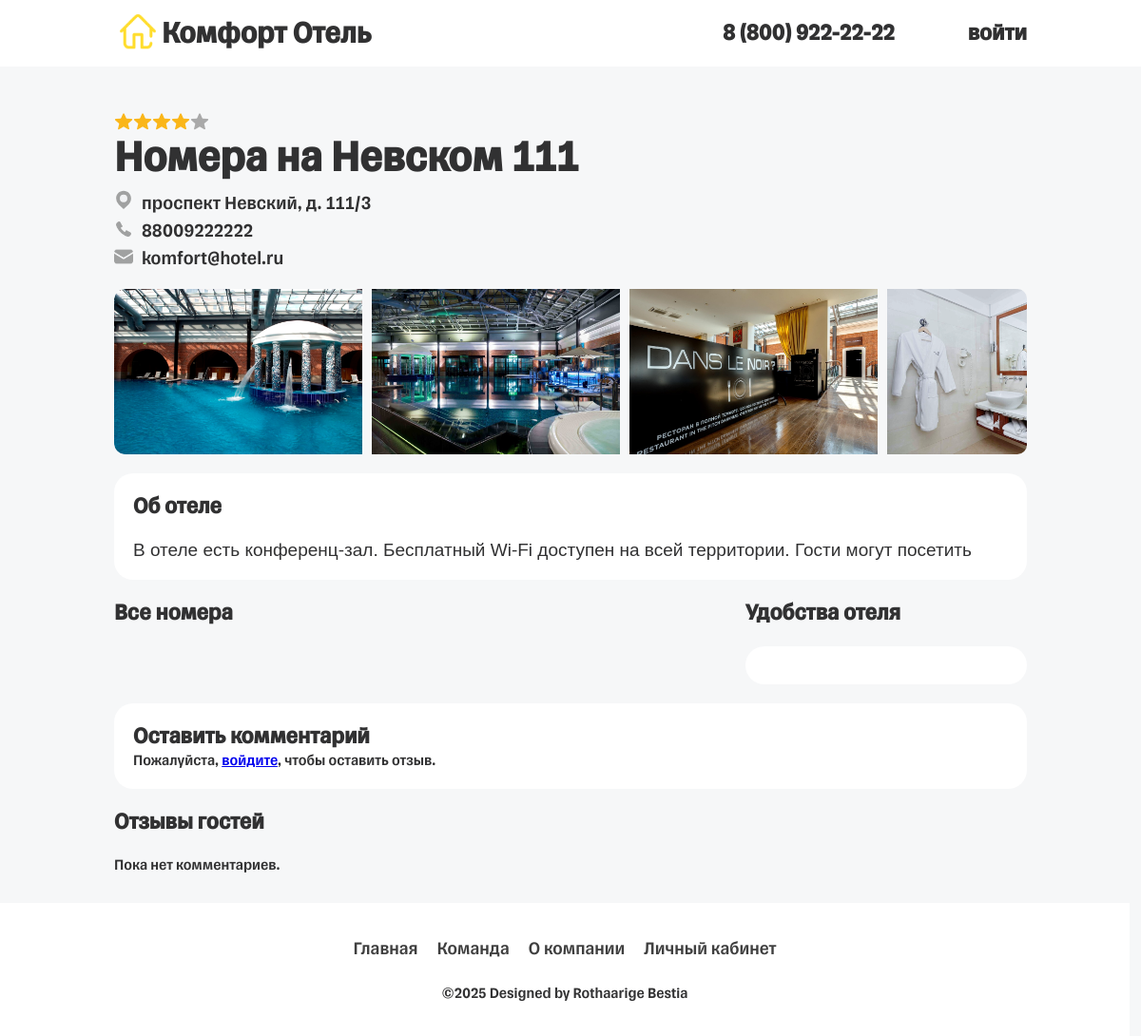
Page /hotel/4/ on the committed database.
### product/models.py (models this page shows, shortened)
class Hotel(models.Model):
    RATING_CHOICES = [
        (0, '0'),
        (1, '1'),
        (2, '2'),
        (3, '3'),
        (4, '4'),
        (5, '5'),
    ]
    name = models.CharField('Название', max_length=50)
    address = models.CharField('Адрес', max_length=50)
    contact_phone = models.CharField('Контактный номер', max_length=11)
    email = models.CharField('Email', max_length=100)
    description = models.TextField('Описание', max_length=600)
    rating = models.IntegerField(choices=RATING_CHOICES)
    foto1 = models.CharField('Фото1')
    foto2 = models.CharField('Фото2')
    foto3 = models.CharField('Фото3')
    foto4 = models.CharField('Фото4')
    foto5 = models.CharField('Фото5')
    class Meta:
        verbose_name = 'Отель'
        verbose_name_plural = 'Отели'

### product/views.py (the view, shortened to what this page needs)
# urls.py: path('hotel/<int:id>/', views.hotel_info, name='hotel_info'),
def hotel_info(request, id):
    hotel = get_object_or_404(Hotel, id=id)
    rooms = Room.objects.filter(hotel_id=hotel.id)
    client = None
    if request.user.is_authenticated:
        try:
            client = request.user.clients
        except User.clients.RelatedObjectDoesNotExist:
            pass
    comments = Reviews_and_ratings.objects.filter(hotel_id=hotel).order_by('-date')
    amenities_set = set()
    context = {
        'hotel': hotel,
        'rooms': rooms,
        'client': client,
        'comments': comments,
        'amenities_set': amenities_set,
    }
    return render(request, 'hotel/hotel_info.html', context)

### product/templates/hotel/hotel_info.html (shortened to what this page needs)
{% load static %}
<!DOCTYPE html>
<html lang="ru">
  {% include "header.html" %}
	<content id="hotel_info-content">
		<section id="mainHotel">
			<div class="mainHotel-textBlock">
				<div class="mainHotel-textBlockRaiting">
        </div>
				<h1 class="mainHotel-textBlockName">{{ hotel.name }}</h1>
				<div class="mainHotel-textBlockContacts">
					<div>
            {{ hotel.address }}<br></div>
					<div><img src="{% static 'img/phone.svg' %}">
            {{ hotel.contact_phone }}<br></div>
					<div><img src="{% static 'img/email.svg' %}">
            {{ hotel.email }}</div>
				</div>
			</div>
			<div class="mainHotel-imageBlock">
        <img src="{% static hotel.foto1 %}" alt="image">
        <img src="{% static hotel.foto2 %}" alt="image">
        <img src="{% static hotel.foto3 %}" alt="image">
        <img src="{% static hotel.foto4 %}" alt="image">
			</div>
		</section>
		<section id="aboutHotel">
			<h2 class="sectionTitle">Об отеле</h2>
			<label>
        {{ hotel.description }}
			</label>
		</section>
		<section id="roomsAndAmenities">
			<div class="Rooms">
				<h2 class="sectionTitle">Все номера</h2>
      </div>
			<div class="Amenities">
				<h2 class="sectionTitle">Удобства отеля</h2>
				<div class="amenitiesBlock">
				</div>
			</div>
		</section>
		<section id="commentSection">
			<div class="sendCommentBlock">
				<h2>Оставить комментарий</h2>
			<div class="sendCommentBlock-write">
        {% if user.is_authenticated %}
			    <form method="post" action="">
            {% csrf_token %}
            <label for="estimation">Оценка (1-5):</label>
            <select name="estimation" id="estimation">
              <option value="1">1</option>
              <option value="2">2</option>
              <option value="3">3</option>
              <option value="4">4</option>
              <option value="5" selected>5</option>
            </select>
            <br>
            <textarea name="comment" placeholder="Напишите.."></textarea>
            <button type="submit">Отправить</button>
          </form>
        {% else %}
          <p>Пожалуйста, <a href="{% url 'login' %}">войдите</a>, чтобы оставить отзыв.</p>
        {% endif %}
			</div>
			</div>
			<div class="CommentsBlock">
				<h2 class="sectionTitle">Отзывы гостей</h2>
        {% for review in comments %}
				<div class="commentBlock">
					<div class="commentBlock-head">
            <h3 class="contentSender">{{ review.client_id.phio }}</h3>
            <div class="commentInfo">
              <span class="contentDate">{{ review.date|date:"d.m.Y H:i" }}</span>
              {% if review.estimation == 5 or review.estimation == 4 %}
                <div class="commentRaiting green">
                  <span class="commentRaiting-text">{{ review.estimation }}</span>
                </div>
              {% elif review.estimation == 3 %}
                <div class="commentRaiting yellow">
                  <span class="commentRaiting-text">{{ review.estimation }}</span>
                </div>
              {% else %}
                <div class="commentRaiting red">
                  <span class="commentRaiting-text">{{ review.estimation }}</span>
                </div>
              {% endif %}
            </div>
          </div>
          <p class="commentBlock-body">{{ review.comment }}</p>
            {% if user.is_superuser %}
                <form action="{% url 'comment_delete' review.id %}" method="post" style="display:inline;">
                    {% csrf_token %}
                    <button type="submit" onclick="return confirm('Вы уверены, что хотите удалить этот комментарий?');">Удалить</button>
                </form>
            {% endif %}
        </div>
        {% empty %}
          <p>Пока нет комментариев.</p>
        {% endfor %}
      </div>
		</section>
	</content>
	{% include "footer.html" %}
</body>
</html>

### product/templates/static/css/style.css (style rules this page uses)
* { padding: 0; margin: 0; }
html { overflow-x: hidden; }
body { font-family: 'tinkoff',sans-serif; background: #f6f7f8; color: #313132; }
.sectionTitle { margin-bottom: 20px; }
#mainHotel { padding: 0 20%; height: 45vh; display: flex; flex-direction: column; margin-top: 4%; }
.mainHotel-imageBlock { width: 100%; display: flex; overflow-x: auto; scrollbar-width: none; scrollbar-color: rgba(0, 0, 0, 0.3) transparent; border-radius: 10px; }
.mainHotel-imageBlock img:first-child { border-top-left-radius: 12px; border-bottom-left-radius: 12px; }
.mainHotel-imageBlock img { height: 100%; margin-right: 10px; }
.mainHotel-textBlockRaiting { height: 20px; display: flex; }
.mainHotel-textBlockName { font-size: 46px; }
.mainHotel-textBlockContacts { margin: 0 0 20px 0; color: #313132; font-size: 20px; }
.mainHotel-textBlockContacts div { margin-top: 5px; }
.mainHotel-textBlockContacts img { height: 20px; vertical-align: text-top; margin-right: 5px; }
#aboutHotel { margin: 20px 20%; padding: 20px; border-radius: 20px; background: white; }
#aboutHotel label { font-size: 19px; font-weight: 500; font-family: sans-serif; }
.sendCommentBlock { margin: 20px 20%; background: white; padding: 20px; border-radius: 20px; }
.CommentsBlock { margin: 0 20%; }
#roomsAndAmenities { margin: 0 20%; display: flex; justify-content: space-between; }
.Rooms { width: 70%; }
.Amenities { width: 300px; }
.amenitiesBlock { background: white; padding: 20px; border-radius: 20px; margin-top: 20px; }
@media (max-width: 1710px) { #roomsAndAmenities, .CommentsBlock { margin: 0 10%; } }
@media (max-width: 1710px) { #mainHotel { padding: 0 10%; } }
@media (max-width: 1710px) { #aboutHotel { margin: 20px 10%; } }
@media (max-width: 1710px) { .sendCommentBlock { margin: 20px 10%; } }

### rows in the picture
Hotel: rating 4 (drawn), name "Номера на Невском 111", address "проспект Невский, д. 111/3", contact_phone "88009222222", email "komfort@hotel.ru", foto1 (picture), foto2 (picture), foto3 (picture), foto4 (picture), description "В отеле есть конференц-зал. Бесплатный Wi-Fi доступен на всей территории. Гости могут посетить"
